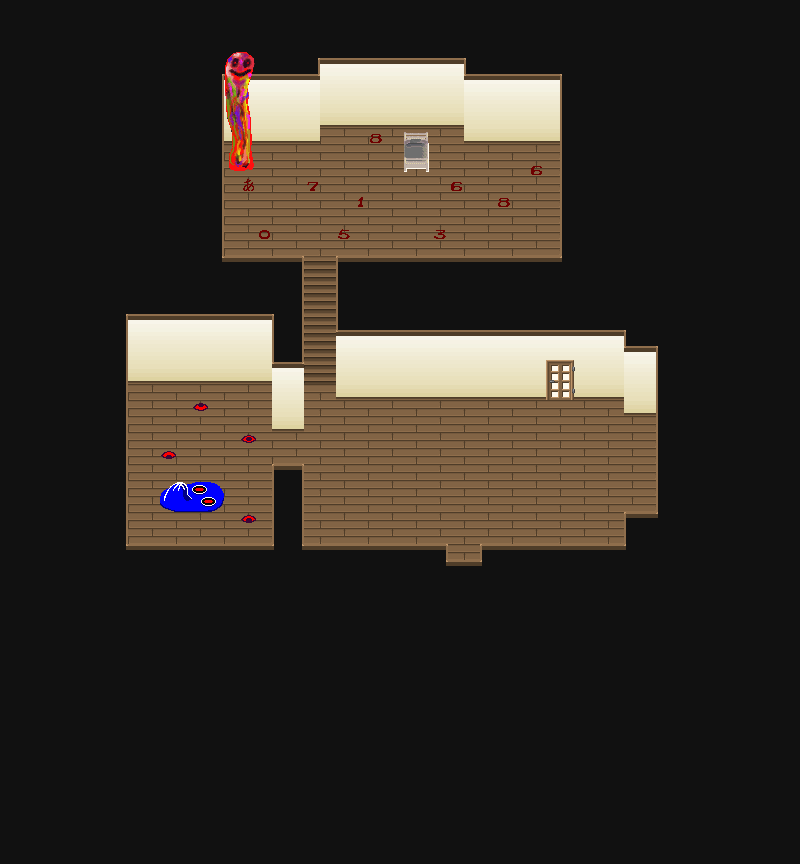

This game map was drawn from its Tiled (.tmx) file and the tilesets committed beside it. A one-line description and the trimmed map source follow:
An orthogonal 50x54 tile map with 16x16 px tiles, 7 tile layers (floor, walls, stairs, deco0, ...), 2 tilesets and 26 objects (19x collision, spawn_dreamworld, dreamworld_exit, player, enter_darkworld, ...).

<map version="1.8" tiledversion="1.8.2" orientation="orthogonal" renderorder="right-down" width="50" height="54" tilewidth="16" tileheight="16" infinite="0" nextlayerid="13" nextobjectid="50">
 <tileset firstgid="1" source="tileset_16x16_interior.tsx" />
 <tileset firstgid="257" source="glauque.tsx" />
 <layer id="2" name="floor" width="50" height="54">
  <data>[2700 cells, 2288 non-empty, 4 distinct tile ids]</data>
 </layer>
 <layer id="3" name="walls" width="50" height="54">
  <data>[2700 cells, 394 non-empty, 16 distinct tile ids]</data>
 </layer>
 <layer id="4" name="stairs" width="50" height="54">
  <data>[2700 cells, 18 non-empty, 4 distinct tile ids]</data>
 </layer>
 <group id="12" name="deco">
  <layer id="5" name="deco0" width="50" height="54">
   <data>[2700 cells, 50 non-empty, 48 distinct tile ids]</data>
  </layer>
  <layer id="9" name="deco1" width="50" height="54">
   <data>[2700 cells, 0 non-empty, 0 distinct tile ids]</data>
  </layer>
  <layer id="6" name="deco2" width="50" height="54">
   <data>[2700 cells, 0 non-empty, 0 distinct tile ids]</data>
  </layer>
  <layer id="10" name="deco3" width="50" height="54">
   <data>[2700 cells, 0 non-empty, 0 distinct tile ids]</data>
  </layer>
 </group>
 <objectgroup id="11" name="objects">
  <object id="1" name="spawn_dreamworld" x="448" y="512.667">
   <point />
  </object>
  <object id="2" name="dreamworld_exit" x="448.667" y="550.667" width="31.3333" height="9.33333" />
  <object id="3" type="collision" x="302" y="543.667" width="146.667" height="30.3333" />
  <object id="4" type="collision" x="480" y="544" width="153.667" height="37" />
  <object id="5" type="collision" x="624" y="511.667" width="46.6667" height="47.3333" />
  <object id="6" type="collision" x="655.333" y="346" width="55" height="170" />
  <object id="8" type="collision" x="624.333" y="317.333" width="31" height="98.3333" />
  <object id="9" type="collision" x="336" y="255.667" width="293" height="144.333" />
  <object id="10" type="collision" x="559.333" y="74" width="32.6667" height="187.333" />
  <object id="11" type="collision" x="464" y="51.3333" width="97.3333" height="91.6667" />
  <object id="12" type="collision" x="320.333" y="33.3333" width="144.333" height="94.6667" />
  <object id="13" type="collision" x="220.333" y="43" width="99.6667" height="101.333" />
  <object id="14" type="collision" x="210.333" y="136.333" width="13.6667" height="124.333" />
  <object id="16" type="collision" x="126" y="255.667" width="178" height="128.667" />
  <object id="17" type="collision" x="272.333" y="362.667" width="31.6667" height="69" />
  <object id="18" type="collision" x="121.333" y="382.333" width="6.33333" height="167.667" />
  <object id="19" type="collision" x="126" y="543.667" width="155.667" height="18.6667" />
  <object id="20" type="collision" x="272.333" y="464" width="32" height="95.3333" />
  <object id="42" type="collision" x="228.667" y="149.333" width="25.3333" height="22.6667" />
  <object id="43" type="collision" x="402" y="130" width="28" height="42.6667" />
  <object id="44" name="player" x="373.333" y="143.333">
   <point />
  </object>
  <object id="45" type="collision" x="164.667" y="480" width="26.6667" height="22" />
  <object id="46" name="enter_darkworld" x="545.333" y="395.333" width="29.3333" height="7.33333" />
  <object id="47" name="spawn_exit_darkworld" x="544.667" y="404.667">
   <point />
  </object>
  <object id="48" name="rune_dreamworld_path1" x="192" y="432" width="16.6667" height="16.3333" />
  <object id="49" name="rune" x="558" y="-58">
   <point />
  </object>
 </objectgroup>
</map>
